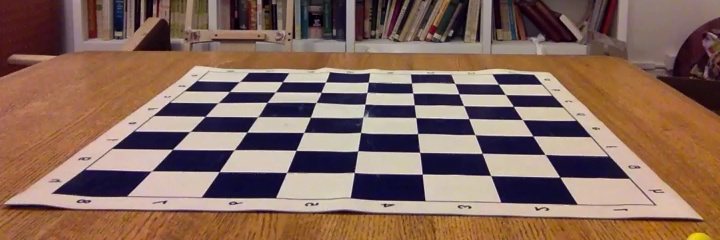
#> input picture data/videos/0.jpg, 720 x 240 px
$ python kmeans_test.py   (Python 2 division)
#> lines starting #> are read from the running program, lines starting #| are printed output that depends on the picture
import pickle
import cv2
import numpy as np
from sklearn.cluster import KMeans
from Board import Board
from util import *
from copy import deepcopy

def preprocess_frame (frame):
	return frame [(frame.shape[0]/2):, :]

def annotate_image (image, km):
	km_image = np.zeros (image.shape)
	print km_image.shape
	for i in range(image.shape[0]):
		for j in range (image.shape[1]):
			if km.predict (image[i][j]) == 0:
				km_image[i][j] = (0, 0, 255)
			if km.predict (image[i][j]) == 1:
				km_image[i][j] = (0, 255, 0)
			if km.predict (image[i][j]) == 2:
				km_image[i][j] = (255, 0, 0)
	return km_image

if __name__ == '__main__':

	#=====[ Step 1: get images ]=====
	img_empty = cv2.imread ('../data/videos/0.jpg')
#> img_empty is the input picture: shape (240, 720, 3); mean B, G, R 92.1, 104.6, 133.1
	img_1 = cv2.imread ('../data/videos/1.jpg')
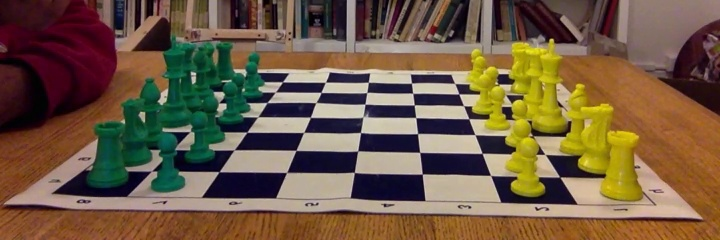
#> input picture data/videos/1.jpg, 720 x 240 px
#> img_1 is the input picture: shape (240, 720, 3); mean B, G, R 67.9, 90.9, 112.3
	img_2 = cv2.imread ('../data/videos/2.jpg')
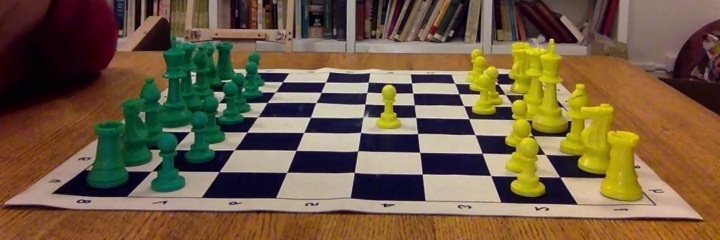
#> input picture data/videos/2.jpg, 720 x 240 px
#> img_2 is the input picture: shape (240, 720, 3); mean B, G, R 66.5, 92.1, 111.9

	#=====[ Step 2: initialize board	]=====
	corner_classifier_filename = '../data/classifiers/corner_classifier.clf'
#> (the run stopped early here; a loop or call above may not have finished)
